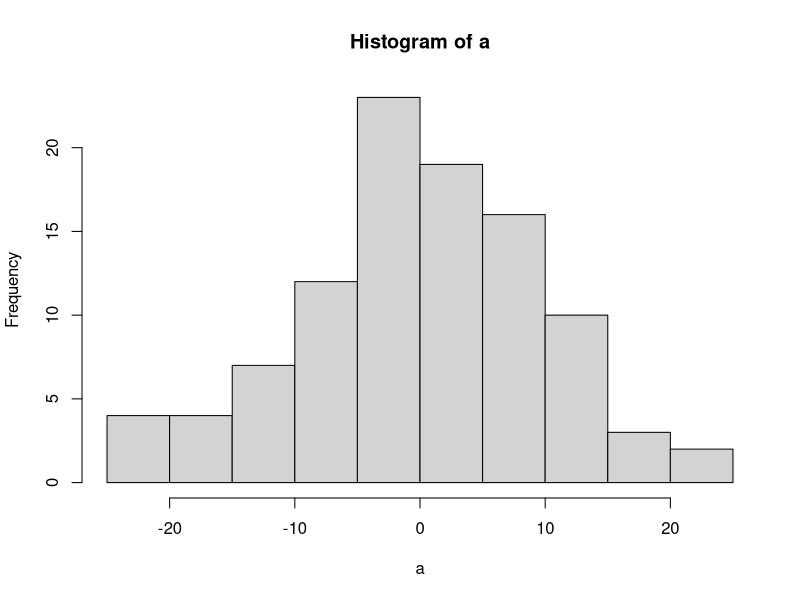

This figure's R source:
#' ---
#' title: "Introduction to R"
#' author: "Adam M. Wilson"
#' date: "February 17, 2015"
#' output:
#'   ioslides_presentation:
#'     fig_width: 7
#'     fig_height: 6
#'     keep_md: true
#' ---
#'     
#' 
#' 
#' 
#' ----
#' 
#' This script is available:
#' 
#'   * [SpatialAnalysisTutorials repository](`r paste0("http://github.com/",repo)`)
#'   * Plain text (.R) with commented text 
#'   [here](`r paste0("https://raw.githubusercontent.com/adammwilson/SpatialAnalysisTutorials/master/R_Introduction/",output)`)
#'  
#' 
#' ## Variables
#' 
## ------------------------------------------------------------------------
x=1
x

#' 
#' We can also assign a vector to a variable:
#' 
## ------------------------------------------------------------------------
x=c(5,8,14,91,3,36,14,30)
x

#' ----
#' 
#' And do simple arithmetic:
## ------------------------------------------------------------------------
x+2

#' 
#' Note that `R` is case sensitive, if you ask for `X` instead of `x`, you will get an error
## ----eval=FALSE----------------------------------------------------------
## X

#' 
#' `Error: object 'X' not found`
#' 
#' ----
#' 
#' ### Variable naming conventions
#' Naming your variables is your business, but there are [5 conventions](http://www.r-bloggers.com/consistent-naming-conventions-in-r/) to be aware of:
#' 
#' * alllowercase: _e.g._ `adjustcolor`
#' * period.separated: _e.g._ `plot.new`
#' * underscore_separated: _e.g._ `numeric_version`
#' * lowerCamelCase: _e.g._ `addTaskCallback`
#' * UpperCamelCase: _e.g._ `SignatureMethod`
#' 
#' ----
#' 
#' ### Subsetting
#' Subset the vector using `x[ ]` notation
## ------------------------------------------------------------------------
x[5]

#' You can use a `:` to quickly generate a sequence:
## ------------------------------------------------------------------------
1:5

#' and use that to subset as well:
## ------------------------------------------------------------------------
x[1:5]

#' 
#' ----
#' 
#' ### Using Functions
#' 
#' To calculate the mean, you could do it _manually_ like this
#' 
## ------------------------------------------------------------------------
(5+8+14+91+3+36+14+30)/8

#' 
#' Or use a function:
## ------------------------------------------------------------------------
mean(x)

#' 
#' ----
#' 
#' Type `?functionname` to learn more about a function, e.g. `?mean`.  In RStudio, you can also search in the help panel.  There are other arguments too: `mean(x, trim = 0, na.rm = FALSE, ...)`
#' 
#' In RStudio, if you press `TAB` after a function name (such as `mean( `), it will show function arguments.
#' 
#' ![Autocomplete screenshot][pic1]
#' 
#' [pic1]: img/autocomplete.png "Autocomplete Screenshot"
#' 
#' 
#' > Try to calculate the mean of `c(3,6,12,89)`.    
#' 
#' ---- 
#' 
#' Writing functions in R is pretty easy.  Let's create one to calculate the mean of a vector by getting the sum and length.  First think about how to break it down into parts:
## ------------------------------------------------------------------------
x1= sum(x)
x2=length(x)
x1/x2

#' 
#' Then put it all back together and create a new function called `mymean`:
## ------------------------------------------------------------------------
mymean=function(f){
  sum(f)/length(f)
}

mymean(f=x)

#' 
#' ----
#' 
#' ### Missing data:  dealing with `NA` values
#' But, that simple function would be vulnerable to potential problems (such as missing data).  
#' 
## ------------------------------------------------------------------------
x3=c(5,8,NA,91,3,NA,14,30,100)

## Calculate the mean using the new function
mymean(x3)

## Use the built-in function (with and without na.rm=T)
mean(x3)
mean(x3,na.rm=T)

#' Writing simple functions is easy, writing robust, reliable functions can be hard...
#' 
#' ----
#' 
#' ### Logical values
#' 
#' R also has standard conditional tests to generate `TRUE` or `FALSE` values (which also behave as `0`s and `1`s.  These are often useful for filtering data (e.g. identify all values greater than 5).  The logical operators are `<`, `<=`, `>`, `>=`, `==` for exact equality and `!=` for inequality.
#' 
## ------------------------------------------------------------------------
  x3 > 75
 
  x3 == 40
 
  x3 >   15

sum(x3>15,na.rm=T)

#' 
#' ----
#' 
#' And of course you can save the results as variables:
## ------------------------------------------------------------------------
result =  x3 >  3
result

#' 
#' > Try this:  define a function that counts how many values in a vector are less than or equal to 12
#' 
#' ----
#' 
#' ### Generating Data
#' 
#' There are many ways to generate data in R such as sequences:
## ------------------------------------------------------------------------
seq(from=0, to=1, by=0.25)

#' and random numbers that follow a statistical distribution (such as the normal):
#' 
## ------------------------------------------------------------------------
a=rnorm(100,mean=0,sd=10)
## illustrate with a histogram
hist(a)

#' 
#' 
#' ## Matrices
#' You can also use matrices (2-dimensional arrays of numbers):
## ------------------------------------------------------------------------
y=matrix(1:30,ncol=5)
y

#' 
#' Which behave much like vectors:
## ------------------------------------------------------------------------
y+2

#' 
#' and have 2-dimensional indexing:
## ------------------------------------------------------------------------
y[2,3]

#' 
#' ## Data Frames
#' Data frames are similar to matrices, but more flexible.  Matrices must be all the same type (e.g. all numbers), while a data frame can include multiple data types (e.g. text, factors, numbers). Dataframes are commonly used when doing statistical modeling in R.  
#' 
## ------------------------------------------------------------------------
data = data.frame( x = c(11,12,14),
                   y = c(19,20,21),
                   z = c(10,9,7))
data

mean(data$z)

mean(data[["z"]])

mean(data[,3])

#' 
#' ## Loading Packages
#' 
#' One of the best things about 
#' To load a package, you can simply type `library(package)` where `package` is the name of the package you want to load.  However, this only works for packages that you already have installed on your system.  To install new packages, you can use `install.packages()` or use the package manager. 
#' 
## ----message=F,warning=FALSE---------------------------------------------
library(raster)

#' 
#' > R may ask you to choose a CRAN mirror. CRAN is the distributed network of servers that provides access to R's software.  It doesn't really matter which you chose, but closer ones are likely to be faster.  From RStudio, you can select the mirror under Tools→Options or just wait until it asks you.
#' 
#' 
#' If you don't have the packages above, install them in the package manager or by running `install.packages("raster")` (or use the package manager). 
#' 
